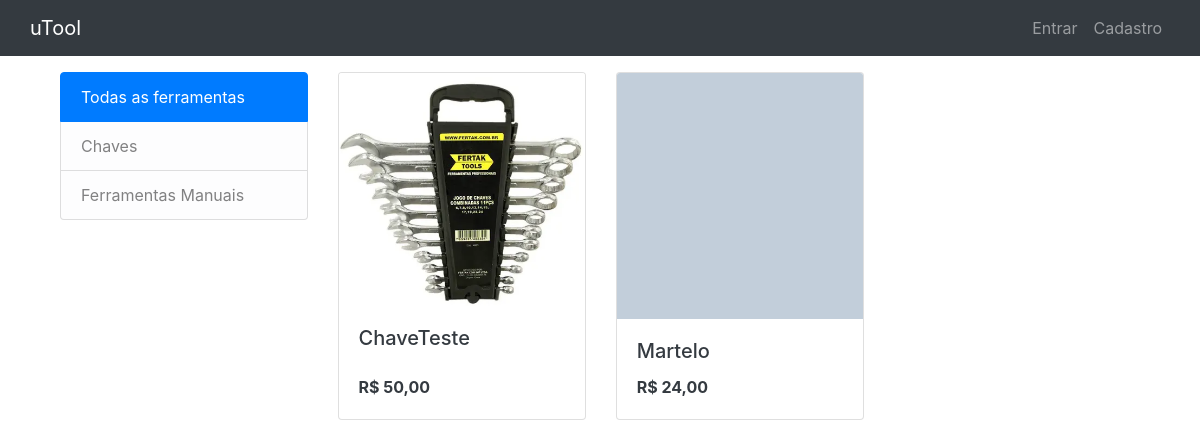
The app's page /, older data.
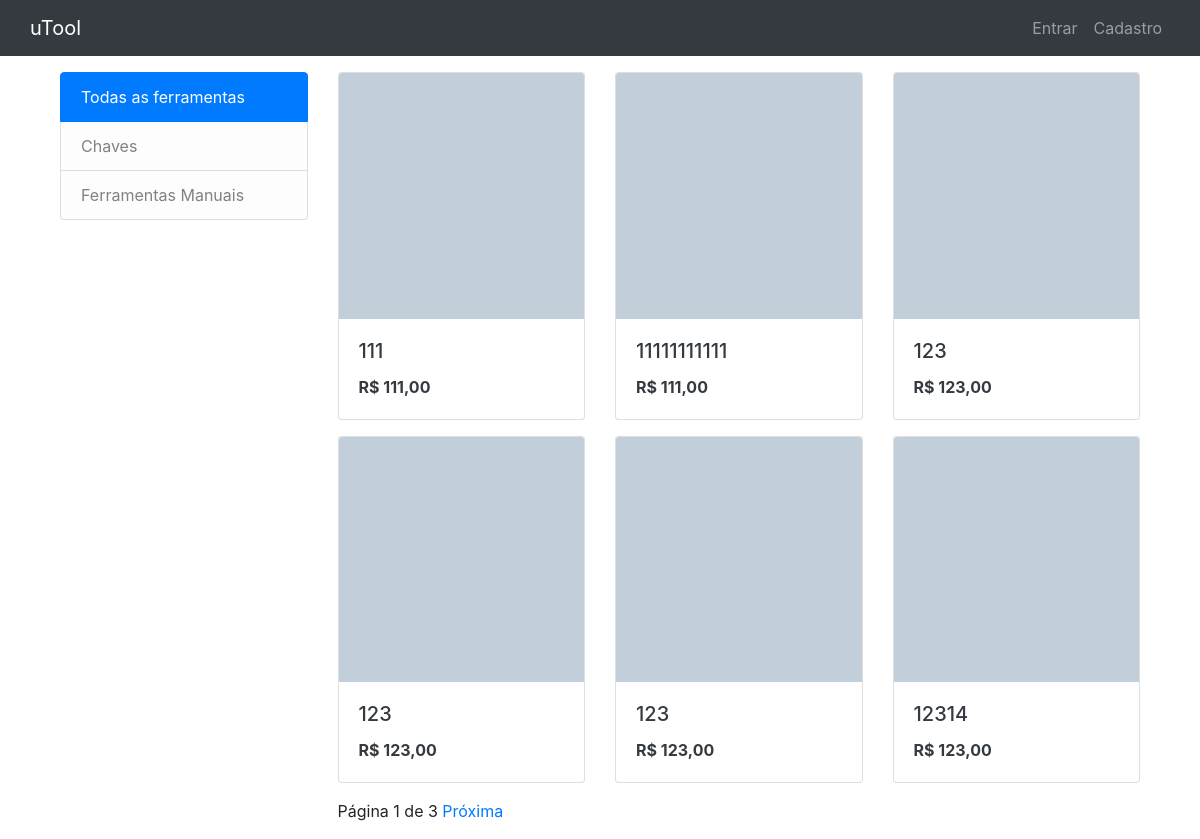
The same page, newer data.
### tools/models.py (models this page shows, shortened)
class Category(TimeStampedModel):
    name = models.CharField(max_length=255, unique=True)
    slug = AutoSlugField(unique=True, always_update=False, populate_from="name")
    class Meta:
        ordering = ("name",)
        verbose_name = "category"
        verbose_name_plural = "categories"
    def get_absolute_url(self):
        return reverse("pages:list_by_category", kwargs={"slug": self.slug})

class Tool(TimeStampedModel):
    category = models.ForeignKey(
        Category, related_name="tools", on_delete=models.CASCADE
    )
    name = models.CharField(max_length=255)
    slug = AutoSlugField(unique=True, always_update=False, populate_from="name")
    image = models.ImageField(upload_to="tools/%Y/%m/%d", blank=True)
    description = models.TextField(blank=True)
    price = models.DecimalField(max_digits=10, decimal_places=2)
    is_available = models.BooleanField(default=True)
    owner = models.CharField(max_length=50, blank=True, default='')
    objects = models.Manager()
    available = AvailableManager()
    class Meta:
        ordering = ("name",)
    def get_absolute_url(self):
        return reverse("pages:detail", kwargs={"slug": self.slug})

### tools/views.py (the view)
# urls.py: path("", ToolListView.as_view(), name="list"),
class ToolListView(ListView):
    category = None
    paginate_by = 6
    def get_queryset(self):
        queryset = Tool.available.all()
        category_slug = self.kwargs.get("slug")
        if category_slug:
            self.category = get_object_or_404(Category, slug=category_slug)
            queryset = queryset.filter(category=self.category)
        return queryset
    def get_context_data(self, **kwargs):
        context = super().get_context_data(**kwargs)
        context["category"] = self.category
        context["categories"] = Category.objects.all()
        return context

### tools/models.py (called while the page is built)
    def get_queryset(self):
        return super().get_queryset().filter(is_available=True)

### tools/templatetags/tool_tags.py (called while the page is built)
@register.filter()
def remainder(n):
    return n % 3

### templates/tools/tool_list.html (shortened to what this page needs)
{% extends 'base.html' %}
{% load static %}
{% load tool_tags %}
{% block content %}
<div class="container my-3">
    <div class="row">
        <div class="col-lg-3">
            <ul class="list-group mb-3 mb-lg-0">
                <a class="text-decoration-none list-group-item list-group-item-light {% if not category %}active{% endif %}"
                    href="{% url 'pages:list' %}">
                    Todas as ferramentas
                </a>
                {% for cat in categories %}
                <a class="text-decoration-none list-group-item list-group-item-light {% if category == cat %}active{% endif %}"
                    href="{{ cat.get_absolute_url }}">
                    {{ cat.name }}
                </a>
                {% endfor %}
            </ul>
        </div>
        <div class="col-lg-9">
            <div class="card-deck mb-3">
                {% for tool in tool_list %}
                <div class="card">
                    <a href="{{ tool.get_absolute_url }}">
                        {% if tool.image %}
                        <img class="card-img-top" src="/media/{{tool.image}}" alt="">
                        {% else %}
                        <img class="card-img-top" src="{% static 'images/no_image.jpg' %}" alt="">
                        {% endif %}
                    </a>
                    <div class="card-body d-flex flex-column justify-content-between">
                        <a class="text-decoration-none text-dark" href="{{ tool.get_absolute_url }}">
                            <h5 class="card-title">{{ tool.name }}</h5>
                        </a>
                        <a class="text-decoration-none text-dark" href="{{ tool.get_absolute_url }}">
                            <p class="card-text font-weight-bold">R$ {{ tool.price }}</p>
                        </a>
                    </div>
                </div>
                {% if forloop.counter|divisibleby:"3" and not forloop.last %}
            </div>
            <div class="card-deck mb-3">
                {% endif %}
                {% endfor %}
                {% if tool_list|length|remainder == 2 %}
                <div class="card border-0"></div>
                {% elif tool_list|length|remainder == 1 %}
                <div class="card border-0"></div>
                <div class="card border-0"></div>
                {% endif %}
            </div>
            {% if is_paginated %}
            {% include "pagination.html" with page=page_obj %}
            {% endif %}
        </div>
    </div>
</div>
{% endblock content %}

Row changes from the older to the newer data that the page shows:
no longer on this page (row unchanged): Tool: image (picture), name "ChaveTeste", price "50,00"
no longer on this page (row unchanged): Tool: name "Martelo", price "24,00"
added Tool: name "111", price "111,00"
added Tool: name "11111111111", price "111,00"
added Tool: name "123", price "123,00"
added Tool: name "123", price "123,00"
added Tool: name "123", price "123,00"
added Tool: name "12314", price "123,00"
Text that changed along with them:
{{ page.number }}: (not shown) → "1"
{{ page.paginator.num_pages }}: (not shown) → "3"
text now shown: "Página de Próxima"
